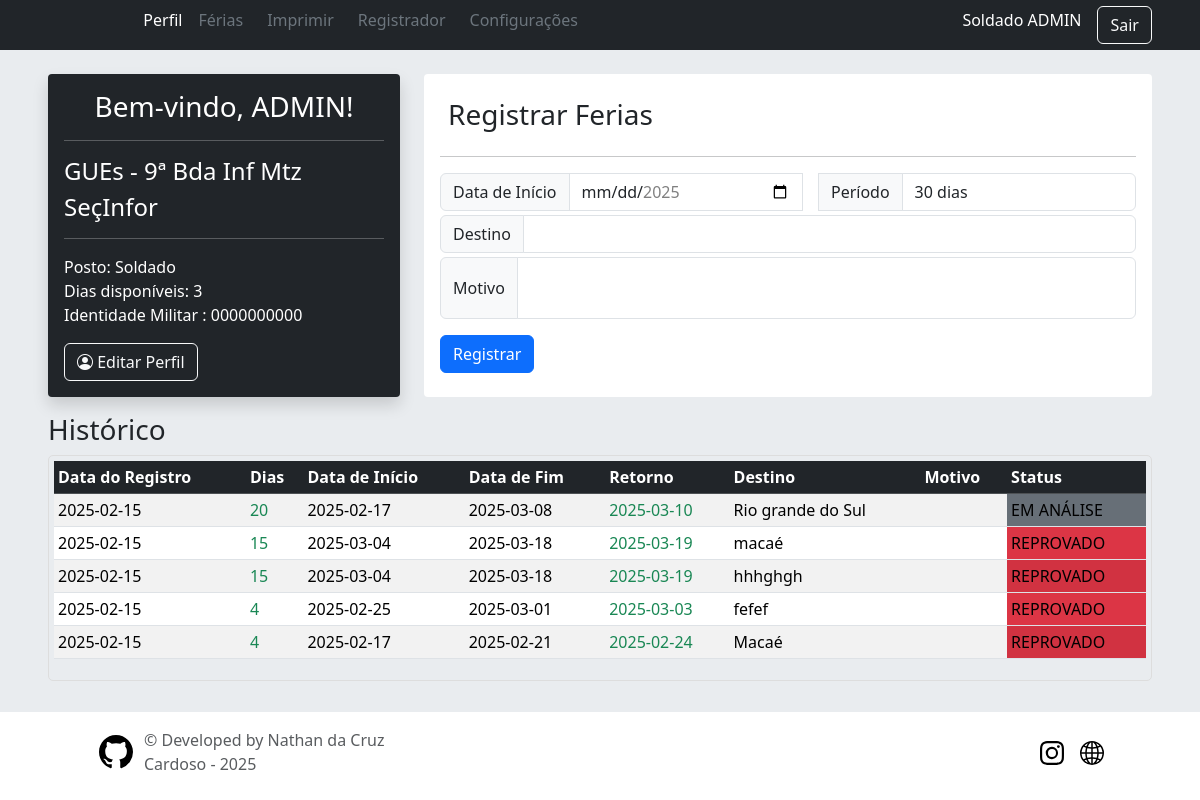
Screenshot of /user/ (signed in) with the database file from the repository.
### app/models/tables.py (models this page shows, shortened)
class Patente(db.Model):
    __tablename__ = 'patentes'
    id = db.Column(db.Integer, primary_key=True)
    abrev = db.Column(db.String(50), nullable=False)
    posto = db.Column(db.String(50), nullable=False)
    users = db.relationship("User",  back_populates='patente')

class User(db.Model, UserMixin):
    __tablename__ = "users"
    id = db.Column(db.Integer, primary_key=True, nullable=False)
    username = db.Column(db.String(30), nullable=False)
    password = db.Column(db.String(255), nullable=False)  # Aumentando o tamanho para suporte a hash
    military_id = db.Column(db.String(30), unique=True, nullable=False)
    nome_completo = db.Column(db.String(30), unique=True, nullable=False)
    nome_guerra = db.Column(db.String(30), nullable=False)
    data_nascimento = db.Column(db.Date, nullable=False)
    nivel = db.Column(db.Integer, nullable=False, default=0)
    dias_disp = db.Column(db.Integer, nullable=False)
    email = db.Column(db.String(30), unique=True, nullable=False)
    telefone = db.Column(db.String(30), unique=True, nullable=False)
    fg_secao_id = db.Column(db.Integer, db.ForeignKey('secoes.id'), nullable=False)
    fg_organization_id = db.Column(db.Integer, db.ForeignKey('organizacoes.id'), nullable=False)
    fg_patente_id = db.Column(db.Integer, db.ForeignKey('patentes.id'), nullable=False)
    patente = db.relationship("Patente",  back_populates='users')
    organizacao = db.relationship("Organizacao",  back_populates='users')
    secao = db.relationship("Secao",  back_populates='users')
    ferias = db.relationship("Vacation",  back_populates='user')

class Organizacao(db.Model):
    __tablename__ = 'organizacoes'
    id = db.Column(db.Integer, primary_key=True)
    abrev = db.Column(db.String(50), nullable=False)
    name = db.Column(db.String(100), nullable=False)
    users = db.relationship("User",  back_populates='organizacao')

class Secao(db.Model):
    __tablename__ = 'secoes'
    id = db.Column(db.Integer, primary_key=True)
    section = db.Column(db.String(50), nullable=False)
    email = db.Column(db.String(100), nullable=False)
    users = db.relationship("User",  back_populates='secao')

class Vacation(db.Model):
    __tablename__ = "vacations"
    id = db.Column(db.Integer, primary_key=True, nullable=False)
    data_inicio = db.Column(db.Date, nullable=False)
    data_fim = db.Column(db.Date, nullable=False)
    data_registro = db.Column(db.Date, nullable=False)
    data_retorno = db.Column(db.Date, nullable=False)
    destino = db.Column(db.String(30), nullable=False)
    motivo = db.Column(db.String(255))
    dias = db.Column(db.Integer, nullable=False)
    fg_users_id = db.Column(db.Integer, db.ForeignKey('users.id'), nullable=False)
    fg_states_id = db.Column(db.Integer, db.ForeignKey('states.id'), nullable=False)
    user = db.relationship("User", back_populates='ferias')
    state = db.relationship("State", back_populates='ferias')

class State(db.Model):
    __tablename__ = 'states'
    id = db.Column(db.Integer, primary_key=True)
    abrev = db.Column(db.String(50), nullable=False)
    desc = db.Column(db.String(50), nullable=False)
    ferias = db.relationship("Vacation", back_populates='state')

### app/routes/user.py (the view, shortened to what this page needs)
@user_bp.route('/', methods=['GET', 'POST'])
def home():
    my_vacations = Vacation.query.filter_by(fg_users_id=current_user.id).order_by(Vacation.id.desc()).all()
    form = VacationForm()
    return render_template("user/home.html", form=form, ferias=my_vacations)

### app/models/forms.py (shortened to what this page needs)
class VacationForm(FlaskForm):
    periodo_dias = [('1', '30 dias'), ('2', '25 dias'), ('3', '20 dias'), ('4', '15 dias'), ('5', '10 dias'),('6', '5 dias')]
    data_inicio = DateField(
        "Data de Início",
        format='%Y-%m-%d',
        validators=[DataRequired()],
        render_kw={
            'min': (date.today() + timedelta(days=1)).strftime('%Y-%m-%d'),
            'max': date(date.today().year, 12, 31).strftime('%Y-%m-%d')
        }
    )
    periodo = SelectField("Período", choices=periodo_dias, validators=[DataRequired()])
    destino = StringField("Destino", validators=[DataRequired()])
    motivo = TextAreaField("Motivo")
    detalhes = StringField("Detalhes")
    submit = SubmitField('Registrar')

### app/controllers/home.py (called while the page is built)
@lm.user_loader
def load_user(user_id):
    return User.query.get(int(user_id))

### app/routes/user.py (called while the page is built)
@user_bp.before_request
@login_required
def require_login():
    pass

### app/templates/user/home.html (shortened to what this page needs)
{% extends 'layouts/base.html' %}
{% block content %}
<div class="row">
    <div class="col-lg-4">
        <div class="text-bg-dark bg-dark p-3 rounded-1 shadow">
            <h3 class="text-center">Bem-vindo, {{ current_user.nome_completo.split(' ')[0] }}!</h3>
            <hr>
            <h4>{{ current_user.organizacao.name }}</h4>
            <h4>{{ current_user.secao.section }}</h4>
            <hr>
            <p>
                Posto: {{ current_user.patente.posto }} <br>
                Dias disponíveis: {{ current_user.dias_disp }}<br>
                Identidade Militar : {{ current_user.military_id }}
            </p>
            <a href="{{ url_for('user.profile') }}" class="btn btn-outline-light"><i class="bi bi-person-circle"></i> Editar Perfil</a>
        </div>
    </div>
    <div class="col-lg-8 mt-lg-0 mt-2">
        <div class="bg-white p-3 rounded-1 h-100 ">
        {% if current_user.dias_disp > 0 %}
            <form action="{{ url_for('user.home') }}" method="post">
                <h1 class="h3 p-2">Registrar Ferias</h1>
                <hr>
                <div class="input-group">
                    {{ form.data_inicio.label(class="input-group-text") }}
                    {{ form.data_inicio(class="form-control", id="data-inicio") }}
                    {{ form.periodo.label(class="input-group-text") }}
                    {{ form.periodo(class="form-control", id="periodo") }}
                </div>
                <div class="input-group my-1 ">
                    <label for="destino" class="input-group-text">Destino</label>
                    {{ form.destino(class="form-control", id="destino") }}
                </div>
                <div class="input-group my-1 ">
                    {{ form.motivo.label(class="input-group-text") }}
                    {{ form.motivo(class="form-control", maxlength="250", style="resize: none;") }}
                </div>
                <div class="">
                    {{ form.submit(class="btn btn-primary") }}
                </div>
                {% else %}
                <div class="text-center">
                    <h1 class="h3 p-2 text-bg-warning text-white"> <strong>Aviso:</strong></h1>
                    <h1 class="text-info text-black pt-lg-5 pt-3 h3"> <i class="bi bi-calendar-x h1"></i> <br> <br><strong> Você não possui dias disponíveis para registrar </strong></h1>
                </div>
                {% endif %}
            </form>
        </div>
    </div>
    <div class="col-12 mt-3">
        <h3>Histórico</h3>
            <div style="max-height: 250px; overflow-y: auto; border: 1px solid #ddd; border-radius: 5px; padding: 5px;">
                <table class="table table-sm table-striped">
                    <thead class="table-dark">
                        <tr>
                            <th>Data do Registro</th>
                            <th>Dias</th>
                            <th>Data de Início</th>
                            <th>Data de Fim</th>
                            <th>Retorno</th>
                            <th>Destino</th>
                            <th>Motivo</th>
                            <th>Status</th>
                        </tr>
                    </thead>
                    <tbody>
                        {% for f in ferias %}
                        <tr>
                            <td>{{ f.data_registro }}</td>
                            <td class="text-success">{{ f.dias }}</td>
                            <td>{{ f.data_inicio }}</td>
                            <td>{{ f.data_fim }}</td>
                            <td class="text-success">{{ f.data_retorno }}</td>
                            <td>{{ f.destino }}</td>
                            <td>{{ f.motivo }}</td>
                            {% if f.state.id == 1 %}
                                <td class="bg-secondary">{{ f.state.desc }}</td>
                                {% elif f.state.id == 2 %}
                                <td class="bg-primary">{{ f.state.desc }}</td>
                                {% elif f.state.id == 3 %}
                                <td class="bg-danger">{{ f.state.desc }}</td>
                                {% elif f.state.id == 4 %}
                                <td class="bg-success">{{ f.state.desc }}</td>
                                {% elif f.state.id == 5 %}
                                <td class="bg-warning">{{ f.state.desc }}</td>
                                {% elif f.state.id == 6 %}
                                <td class="bg-secondary">{{ f.state.desc }}</td>
                                {% endif %}
                        </tr>
                        {% endfor %}
                    </tbody>
                </table>
            </div>
    </div>
</div>
{% endblock %}

### app/templates/layouts/base.html (shortened to what this page needs)
<!DOCTYPE html>
<html lang="pt-br">
<head>
    <link href="https://cdn.jsdelivr.net/npm/bootstrap@5/dist/css/bootstrap.min.css" rel="stylesheet">
    <link href="{{ url_for('static', filename = 'css/sticky-footer.css')}}" rel="stylesheet" >
    <link href="{{ url_for('static', filename = 'css/sign-in.css')}}" rel="stylesheet" >
    <link rel="stylesheet" href="https://cdn.jsdelivr.net/npm/bootstrap-icons@1/font/bootstrap-icons.css">
</head>
    <body class="d-flex flex-column min-vh-100">
            {% include "shared/header.html" %}
            {% include "shared/flashes.html" %}
            <div class="bg-body-secondary flex-grow-1 px-5 py-3">
            {% block content %}{% endblock %}
            </div>
            {% include "shared/footer.html" %}
    </body>
</html>

### app/templates/shared/header.html (shortened to what this page needs)
<header class="text-bg-dark shadow">
  <div class="container-fluid">
    <div class="row mx-3 align-items-center">
      <div class="col-1 p-2 order-1">
      </div>
      {% if current_user.is_authenticated %}
      <div class="col-12 col-md-8 order-md-3 order-4 ">
        {% include 'layouts/navbar.html' %}
      </div>
      <div class="col-md-3 col-11 hstack order-3 accordion justify-content-end">
        <h6 class="me-3" role="search">{{ current_user.patente.posto + " " + current_user.nome_guerra }}</h6>
        <a href="{{ url_for('user.logout') }}" class="btn btn-outline-light me-2">Sair</a>
      </div>
      {% endif %}
    </div>
  </div>
</header>

### app/templates/layouts/navbar.html
<ul class="nav nav-underline mb-2 justify-content-md-start justify-content-center pe-auto">
  <li><a href="{{ url_for('user.home') }}" class="nav-link ms-2 {% if request.endpoint == 'user.home' %}text-white{% else %}text-secondary{% endif %}">Perfil</a></li>
  {% if current_user.nivel >= 2 %}
    <li><a href="{{ url_for('user.ferias') }}" class="nav-link {% if request.endpoint == 'user.ferias' %}text-white{% else %}text-secondary{% endif %}">Férias</a></li>
     <li><a href="{{ url_for('user.imprimir') }}" class="nav-link ms-2 {% if request.endpoint == 'user.imprimir' %}text-white{% else %}text-secondary{% endif %}">Imprimir</a></li>
  {% endif %}
  {% if current_user.nivel >= 3 %}
    <li><a href="{{ url_for('user.register') }}" class="nav-link ms-2 {% if request.endpoint == 'user.register' %}text-white{% else %}text-secondary{% endif %}">Registrador</a></li>
    <li><a href="{{ url_for('user.config') }}" class="nav-link ms-2 {% if request.endpoint == 'user.config' %}text-white{% else %}text-secondary{% endif %}">Configurações</a></li>
  {% endif %}
</ul>

### app/templates/shared/flashes.html (shortened to what this page needs)
{% with messages = get_flashed_messages(with_categories=True) %}
<div class=" bg-body-secondary p-1 m-0">
</div>
{% endwith %}

### app/templates/shared/footer.html (shortened to what this page needs)
<div class="container-fluid px-5">
  <footer class="d-flex flex-wrap justify-content-between align-items-center py-3 pb-4 px-5">
    <div class="col-md-4 d-flex align-items-center">
      <a href="https://github.com/NathanCruzOficial" class="mb-3 me-2 mb-md-0 text-body-secondary text-decoration-none lh-1">
        <svg class="bi" width="40" height="34"><use xlink:href="#github"/></svg>
      </a>
      <span class="mb-3 mb-md-0 text-body-secondary">&copy; Developed by Nathan da Cruz Cardoso - 2025</span>
    </div>
    <ul class="nav col-md-4 justify-content-end list-unstyled d-flex">
      <li class="ms-3"><a class="text-body-secondary" href="https://www.instagram.com/9bdainfmtz_exercito/"><svg class="bi" width="24" height="24"><use xlink:href="#instagram"/></svg></a></li>
      <li class="ms-3"><a class="text-body-secondary" href="http://www.9bdainfmtz.eb.mil.br/"><svg class="bi" width="24" height="24"><use xlink:href="#site"/></svg></a></li>
    </ul>
  </footer>
</div>

### app/static/css/sign-in.css (style rules this page uses)
html, body { height: 100%; }

### rows the page displays
Patente: patente "Soldado ADMIN", patente.posto "Soldado"
User: nome_completo "ADMIN", dias_disp "3", military_id "0000000000"
Organizacao: organizacao.name "GUEs - 9ª Bda Inf Mtz"
Secao: secao.section "SeçInfor"
Vacation: data_registro "2025-02-15", dias "20", data_inicio "2025-02-17", data_fim "2025-03-08", data_retorno "2025-03-10", destino "Rio grande do Sul", state.desc "EM ANÁLISE"
Vacation: data_registro "2025-02-15", dias "15", data_inicio "2025-03-04", data_fim "2025-03-18", data_retorno "2025-03-19", destino "macaé", state.desc "REPROVADO"
Vacation: data_registro "2025-02-15", dias "15", data_inicio "2025-03-04", data_fim "2025-03-18", data_retorno "2025-03-19", destino "hhhghgh", state.desc "REPROVADO"
Vacation: data_registro "2025-02-15", dias "4", data_inicio "2025-02-25", data_fim "2025-03-01", data_retorno "2025-03-03", destino "fefef", state.desc "REPROVADO"
Vacation: data_registro "2025-02-15", dias "4", data_inicio "2025-02-17", data_fim "2025-02-21", data_retorno "2025-02-24", destino "Macaé", state.desc "REPROVADO"
